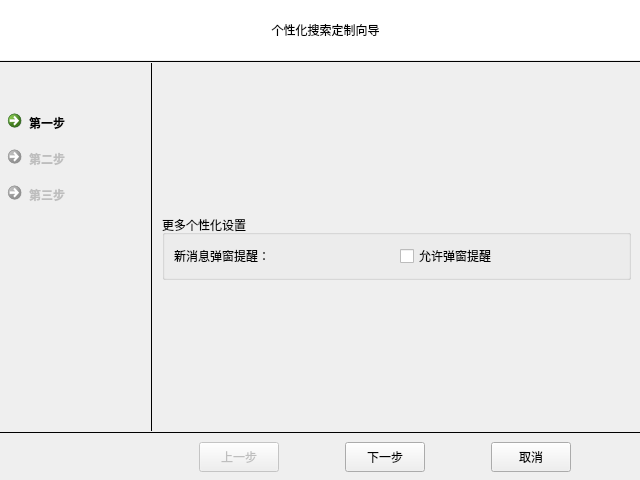
<?xml version="1.0" encoding="UTF-8"?>
<ui version="4.0">
 <class>WebWizardForm</class>
 <widget class="QWidget" name="WebWizardForm">
  <property name="geometry">
   <rect>
    <x>0</x>
    <y>0</y>
    <width>640</width>
    <height>480</height>
   </rect>
  </property>
  <property name="sizePolicy">
   <sizepolicy hsizetype="Fixed" vsizetype="Fixed">
    <horstretch>0</horstretch>
    <verstretch>0</verstretch>
   </sizepolicy>
  </property>
  <property name="minimumSize">
   <size>
    <width>640</width>
    <height>480</height>
   </size>
  </property>
  <property name="maximumSize">
   <size>
    <width>640</width>
    <height>480</height>
   </size>
  </property>
  <property name="windowTitle">
   <string>Form</string>
  </property>
  <property name="styleSheet">
   <string notr="true">QHBoxLayout{background: white;}</string>
  </property>
  <layout class="QVBoxLayout" name="verticalLayout">
   <property name="spacing">
    <number>0</number>
   </property>
   <property name="leftMargin">
    <number>0</number>
   </property>
   <property name="topMargin">
    <number>0</number>
   </property>
   <property name="rightMargin">
    <number>0</number>
   </property>
   <property name="bottomMargin">
    <number>0</number>
   </property>
   <item>
    <widget class="QWidget" name="topWidget" native="true">
     <property name="minimumSize">
      <size>
       <width>0</width>
       <height>60</height>
      </size>
     </property>
     <property name="styleSheet">
      <string notr="true">background-color: rgb(255, 255, 255);</string>
     </property>
     <layout class="QHBoxLayout" name="topHLayout">
      <property name="spacing">
       <number>4</number>
      </property>
      <property name="sizeConstraint">
       <enum>QLayout::SetMaximumSize</enum>
      </property>
      <property name="leftMargin">
       <number>6</number>
      </property>
      <property name="topMargin">
       <number>6</number>
      </property>
      <property name="rightMargin">
       <number>6</number>
      </property>
      <property name="bottomMargin">
       <number>6</number>
      </property>
      <item>
       <spacer name="topSpace1">
        <property name="orientation">
         <enum>Qt::Horizontal</enum>
        </property>
        <property name="sizeHint" stdset="0">
         <size>
          <width>40</width>
          <height>20</height>
         </size>
        </property>
       </spacer>
      </item>
      <item>
       <widget class="QLabel" name="logoLabel">
        <property name="sizePolicy">
         <sizepolicy hsizetype="Minimum" vsizetype="Minimum">
          <horstretch>0</horstretch>
          <verstretch>0</verstretch>
         </sizepolicy>
        </property>
        <property name="maximumSize">
         <size>
          <width>60</width>
          <height>60</height>
         </size>
        </property>
        <property name="text">
         <string/>
        </property>
        <property name="textFormat">
         <enum>Qt::AutoText</enum>
        </property>
        <property name="pixmap">
         <pixmap resource="resource.qrc">:/icons/custom</pixmap>
        </property>
        <property name="scaledContents">
         <bool>true</bool>
        </property>
        <property name="wordWrap">
         <bool>false</bool>
        </property>
        <property name="textInteractionFlags">
         <set>Qt::NoTextInteraction</set>
        </property>
        <property name="buddy">
         <cstring>bottomWidget</cstring>
        </property>
       </widget>
      </item>
      <item>
       <widget class="QLabel" name="titleLabel">
        <property name="sizePolicy">
         <sizepolicy hsizetype="Expanding" vsizetype="Preferred">
          <horstretch>0</horstretch>
          <verstretch>0</verstretch>
         </sizepolicy>
        </property>
        <property name="minimumSize">
         <size>
          <width>0</width>
          <height>0</height>
         </size>
        </property>
        <property name="styleSheet">
         <string notr="true">font: 16pt &quot;黑体&quot;;</string>
        </property>
        <property name="text">
         <string>个性化搜索定制向导</string>
        </property>
        <property name="textFormat">
         <enum>Qt::PlainText</enum>
        </property>
        <property name="alignment">
         <set>Qt::AlignCenter</set>
        </property>
       </widget>
      </item>
      <item>
       <spacer name="topSpace2">
        <property name="orientation">
         <enum>Qt::Horizontal</enum>
        </property>
        <property name="sizeHint" stdset="0">
         <size>
          <width>40</width>
          <height>20</height>
         </size>
        </property>
       </spacer>
      </item>
     </layout>
    </widget>
   </item>
   <item>
    <widget class="Line" name="topline">
     <property name="frameShadow">
      <enum>QFrame::Plain</enum>
     </property>
     <property name="orientation">
      <enum>Qt::Horizontal</enum>
     </property>
    </widget>
   </item>
   <item>
    <layout class="QHBoxLayout" name="centerHLayout">
     <property name="spacing">
      <number>0</number>
     </property>
     <item>
      <layout class="QVBoxLayout" name="leftVLayout">
       <property name="spacing">
        <number>0</number>
       </property>
       <item>
        <spacer name="verticalSpacer_3">
         <property name="orientation">
          <enum>Qt::Vertical</enum>
         </property>
         <property name="sizeType">
          <enum>QSizePolicy::Preferred</enum>
         </property>
         <property name="sizeHint" stdset="0">
          <size>
           <width>20</width>
           <height>40</height>
          </size>
         </property>
        </spacer>
       </item>
       <item>
        <widget class="QCommandLinkButton" name="stepBtn1">
         <property name="maximumSize">
          <size>
           <width>150</width>
           <height>16777215</height>
          </size>
         </property>
         <property name="text">
          <string>第一步</string>
         </property>
        </widget>
       </item>
       <item>
        <widget class="QCommandLinkButton" name="stepBtn2">
         <property name="enabled">
          <bool>false</bool>
         </property>
         <property name="maximumSize">
          <size>
           <width>150</width>
           <height>16777215</height>
          </size>
         </property>
         <property name="text">
          <string>第二步</string>
         </property>
        </widget>
       </item>
       <item>
        <widget class="QCommandLinkButton" name="stepBtn3">
         <property name="enabled">
          <bool>false</bool>
         </property>
         <property name="maximumSize">
          <size>
           <width>150</width>
           <height>16777215</height>
          </size>
         </property>
         <property name="text">
          <string>第三步</string>
         </property>
        </widget>
       </item>
       <item>
        <spacer name="vSpacer">
         <property name="orientation">
          <enum>Qt::Vertical</enum>
         </property>
         <property name="sizeHint" stdset="0">
          <size>
           <width>20</width>
           <height>40</height>
          </size>
         </property>
        </spacer>
       </item>
      </layout>
     </item>
     <item>
      <widget class="Line" name="line">
       <property name="frameShadow">
        <enum>QFrame::Plain</enum>
       </property>
       <property name="orientation">
        <enum>Qt::Vertical</enum>
       </property>
      </widget>
     </item>
     <item>
      <widget class="QStackedWidget" name="stackedWidget">
       <property name="sizePolicy">
        <sizepolicy hsizetype="Preferred" vsizetype="Expanding">
         <horstretch>0</horstretch>
         <verstretch>0</verstretch>
        </sizepolicy>
       </property>
       <property name="minimumSize">
        <size>
         <width>0</width>
         <height>0</height>
        </size>
       </property>
       <property name="styleSheet">
        <string notr="true">font: 12pt &quot;微软雅黑&quot;;</string>
       </property>
       <property name="frameShape">
        <enum>QFrame::NoFrame</enum>
       </property>
       <property name="frameShadow">
        <enum>QFrame::Plain</enum>
       </property>
       <property name="lineWidth">
        <number>1</number>
       </property>
       <property name="currentIndex">
        <number>2</number>
       </property>
       <widget class="QWidget" name="stepPage1">
        <property name="styleSheet">
         <string notr="true"/>
        </property>
        <layout class="QVBoxLayout" name="verticalLayout_2">
         <item>
          <spacer name="p1VSpacer2">
           <property name="orientation">
            <enum>Qt::Vertical</enum>
           </property>
           <property name="sizeHint" stdset="0">
            <size>
             <width>20</width>
             <height>40</height>
            </size>
           </property>
          </spacer>
         </item>
         <item>
          <widget class="QLabel" name="p1Label3">
           <property name="styleSheet">
            <string notr="true"/>
           </property>
           <property name="text">
            <string>选择一个目标网站：</string>
           </property>
          </widget>
         </item>
         <item>
          <widget class="QComboBox" name="webSelectBox">
           <property name="sizePolicy">
            <sizepolicy hsizetype="Maximum" vsizetype="Fixed">
             <horstretch>0</horstretch>
             <verstretch>0</verstretch>
            </sizepolicy>
           </property>
           <property name="maximumSize">
            <size>
             <width>500</width>
             <height>16777215</height>
            </size>
           </property>
           <property name="autoFillBackground">
            <bool>false</bool>
           </property>
           <property name="editable">
            <bool>false</bool>
           </property>
           <property name="frame">
            <bool>true</bool>
           </property>
           <property name="modelColumn">
            <number>0</number>
           </property>
          </widget>
         </item>
         <item>
          <spacer name="p1VSpacer3">
           <property name="orientation">
            <enum>Qt::Vertical</enum>
           </property>
           <property name="sizeType">
            <enum>QSizePolicy::Preferred</enum>
           </property>
           <property name="sizeHint" stdset="0">
            <size>
             <width>20</width>
             <height>60</height>
            </size>
           </property>
          </spacer>
         </item>
         <item>
          <widget class="QLabel" name="p1Label1">
           <property name="sizePolicy">
            <sizepolicy hsizetype="Preferred" vsizetype="Preferred">
             <horstretch>0</horstretch>
             <verstretch>0</verstretch>
            </sizepolicy>
           </property>
           <property name="styleSheet">
            <string notr="true"/>
           </property>
           <property name="frameShape">
            <enum>QFrame::NoFrame</enum>
           </property>
           <property name="frameShadow">
            <enum>QFrame::Plain</enum>
           </property>
           <property name="text">
            <string>目前支持的网站列表：</string>
           </property>
           <property name="alignment">
            <set>Qt::AlignCenter</set>
           </property>
          </widget>
         </item>
         <item>
          <widget class="QLabel" name="p1Label2">
           <property name="styleSheet">
            <string notr="true">font: 11pt &quot;微软雅黑 Light&quot;;</string>
           </property>
           <property name="frameShape">
            <enum>QFrame::NoFrame</enum>
           </property>
           <property name="frameShadow">
            <enum>QFrame::Plain</enum>
           </property>
           <property name="text">
            <string>网易新闻、新浪新闻、人民网、北京理工大学教务处</string>
           </property>
           <property name="alignment">
            <set>Qt::AlignCenter</set>
           </property>
          </widget>
         </item>
         <item>
          <spacer name="p1VSpacer1">
           <property name="orientation">
            <enum>Qt::Vertical</enum>
           </property>
           <property name="sizeType">
            <enum>QSizePolicy::Preferred</enum>
           </property>
           <property name="sizeHint" stdset="0">
            <size>
             <width>20</width>
             <height>60</height>
            </size>
           </property>
          </spacer>
         </item>
        </layout>
       </widget>
       <widget class="QWidget" name="stepPage2">
        <property name="styleSheet">
         <string notr="true"/>
        </property>
        <layout class="QGridLayout" name="gridLayout">
         <item row="3" column="0">
          <widget class="QListView" name="lastView"/>
         </item>
         <item row="3" column="3">
          <widget class="QListView" name="selectedView"/>
         </item>
         <item row="0" column="0">
          <widget class="QLabel" name="p2Label1">
           <property name="text">
            <string>选择网站待搜索的版块</string>
           </property>
          </widget>
         </item>
         <item row="4" column="0">
          <widget class="QPushButton" name="allBtn">
           <property name="text">
            <string>全部加入</string>
           </property>
          </widget>
         </item>
         <item row="4" column="3">
          <widget class="QPushButton" name="clcBtn">
           <property name="text">
            <string>清空</string>
           </property>
          </widget>
         </item>
        </layout>
       </widget>
       <widget class="QWidget" name="stepPage3">
        <layout class="QVBoxLayout" name="verticalLayout_4">
         <item>
          <spacer name="p4VSpacer1">
           <property name="orientation">
            <enum>Qt::Vertical</enum>
           </property>
           <property name="sizeType">
            <enum>QSizePolicy::Expanding</enum>
           </property>
           <property name="sizeHint" stdset="0">
            <size>
             <width>20</width>
             <height>132</height>
            </size>
           </property>
          </spacer>
         </item>
         <item>
          <widget class="QGroupBox" name="groupBox">
           <property name="sizePolicy">
            <sizepolicy hsizetype="Preferred" vsizetype="Preferred">
             <horstretch>0</horstretch>
             <verstretch>0</verstretch>
            </sizepolicy>
           </property>
           <property name="title">
            <string>更多个性化设置</string>
           </property>
           <layout class="QHBoxLayout" name="horizontalLayout">
            <item>
             <widget class="QLabel" name="p4Label">
              <property name="text">
               <string>新消息弹窗提醒：</string>
              </property>
             </widget>
            </item>
            <item>
             <widget class="QCheckBox" name="allowNotice">
              <property name="text">
               <string>允许弹窗提醒</string>
              </property>
             </widget>
            </item>
           </layout>
          </widget>
         </item>
         <item>
          <spacer name="p4VSpacer2">
           <property name="orientation">
            <enum>Qt::Vertical</enum>
           </property>
           <property name="sizeHint" stdset="0">
            <size>
             <width>20</width>
             <height>40</height>
            </size>
           </property>
          </spacer>
         </item>
        </layout>
       </widget>
      </widget>
     </item>
    </layout>
   </item>
   <item>
    <widget class="Line" name="bottomline">
     <property name="frameShadow">
      <enum>QFrame::Plain</enum>
     </property>
     <property name="orientation">
      <enum>Qt::Horizontal</enum>
     </property>
    </widget>
   </item>
   <item>
    <widget class="QWidget" name="bottomWidget" native="true">
     <layout class="QHBoxLayout" name="bottomHLayout">
      <property name="topMargin">
       <number>8</number>
      </property>
      <property name="bottomMargin">
       <number>8</number>
      </property>
      <item>
       <spacer name="hSpacer1">
        <property name="orientation">
         <enum>Qt::Horizontal</enum>
        </property>
        <property name="sizeHint" stdset="0">
         <size>
          <width>40</width>
          <height>20</height>
         </size>
        </property>
       </spacer>
      </item>
      <item>
       <widget class="QPushButton" name="backBtn">
        <property name="enabled">
         <bool>false</bool>
        </property>
        <property name="minimumSize">
         <size>
          <width>80</width>
          <height>30</height>
         </size>
        </property>
        <property name="text">
         <string>上一步</string>
        </property>
       </widget>
      </item>
      <item>
       <spacer name="hSpacer2">
        <property name="orientation">
         <enum>Qt::Horizontal</enum>
        </property>
        <property name="sizeType">
         <enum>QSizePolicy::Preferred</enum>
        </property>
        <property name="sizeHint" stdset="0">
         <size>
          <width>60</width>
          <height>20</height>
         </size>
        </property>
       </spacer>
      </item>
      <item>
       <widget class="QPushButton" name="nextBtn">
        <property name="minimumSize">
         <size>
          <width>80</width>
          <height>30</height>
         </size>
        </property>
        <property name="text">
         <string>下一步</string>
        </property>
       </widget>
      </item>
      <item>
       <spacer name="hSpacer3">
        <property name="orientation">
         <enum>Qt::Horizontal</enum>
        </property>
        <property name="sizeType">
         <enum>QSizePolicy::Preferred</enum>
        </property>
        <property name="sizeHint" stdset="0">
         <size>
          <width>60</width>
          <height>20</height>
         </size>
        </property>
       </spacer>
      </item>
      <item>
       <widget class="QPushButton" name="cancelBtn">
        <property name="minimumSize">
         <size>
          <width>80</width>
          <height>30</height>
         </size>
        </property>
        <property name="text">
         <string>取消</string>
        </property>
       </widget>
      </item>
      <item>
       <spacer name="hSpacer4">
        <property name="orientation">
         <enum>Qt::Horizontal</enum>
        </property>
        <property name="sizeType">
         <enum>QSizePolicy::Preferred</enum>
        </property>
        <property name="sizeHint" stdset="0">
         <size>
          <width>60</width>
          <height>20</height>
         </size>
        </property>
       </spacer>
      </item>
     </layout>
    </widget>
   </item>
  </layout>
 </widget>
 <tabstops>
  <tabstop>stepBtn1</tabstop>
  <tabstop>stepBtn2</tabstop>
  <tabstop>stepBtn3</tabstop>
  <tabstop>backBtn</tabstop>
  <tabstop>nextBtn</tabstop>
  <tabstop>cancelBtn</tabstop>
 </tabstops>
 <resources>
  <include location="resource.qrc"/>
 </resources>
 <connections/>
</ui>
